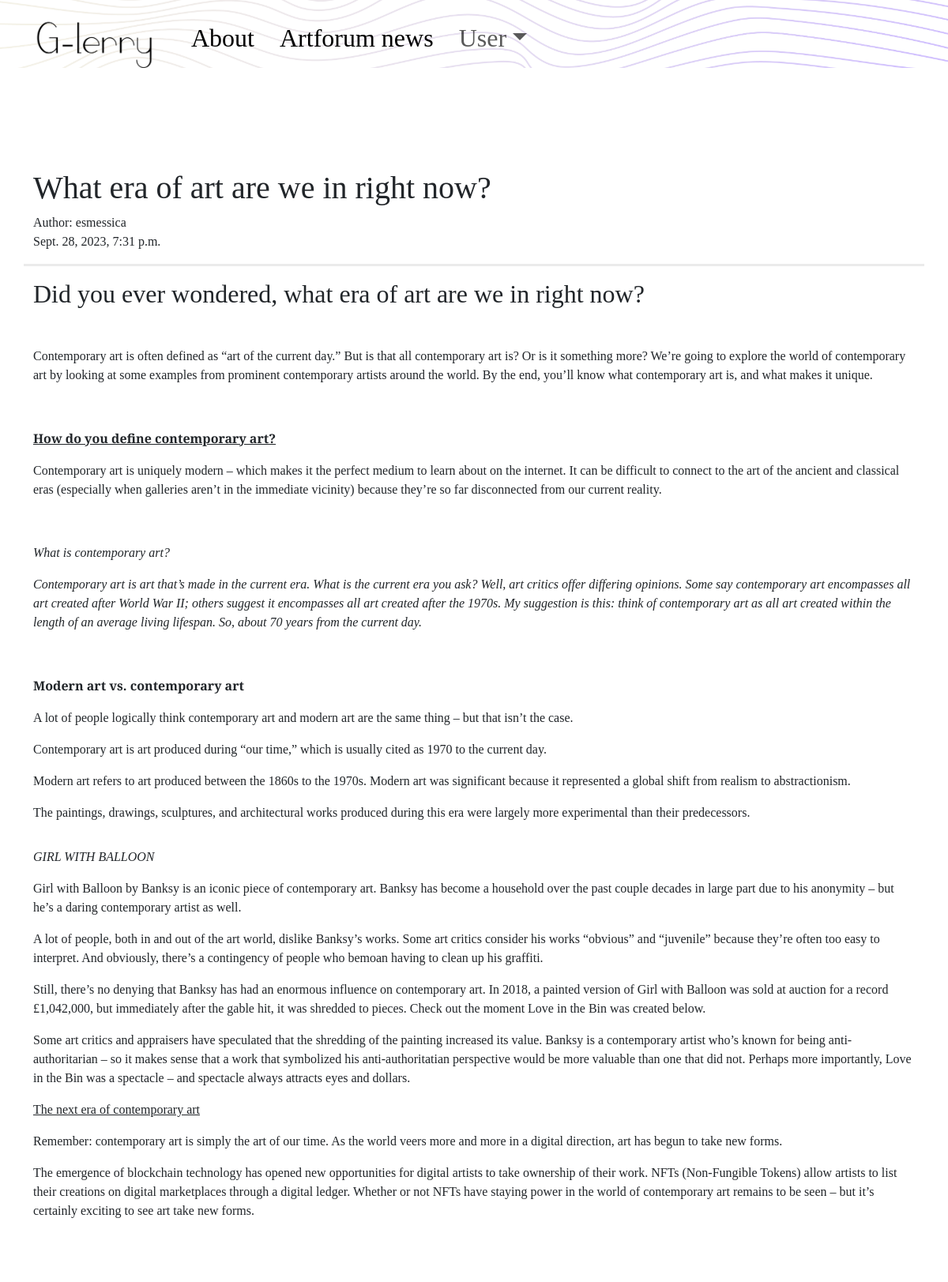
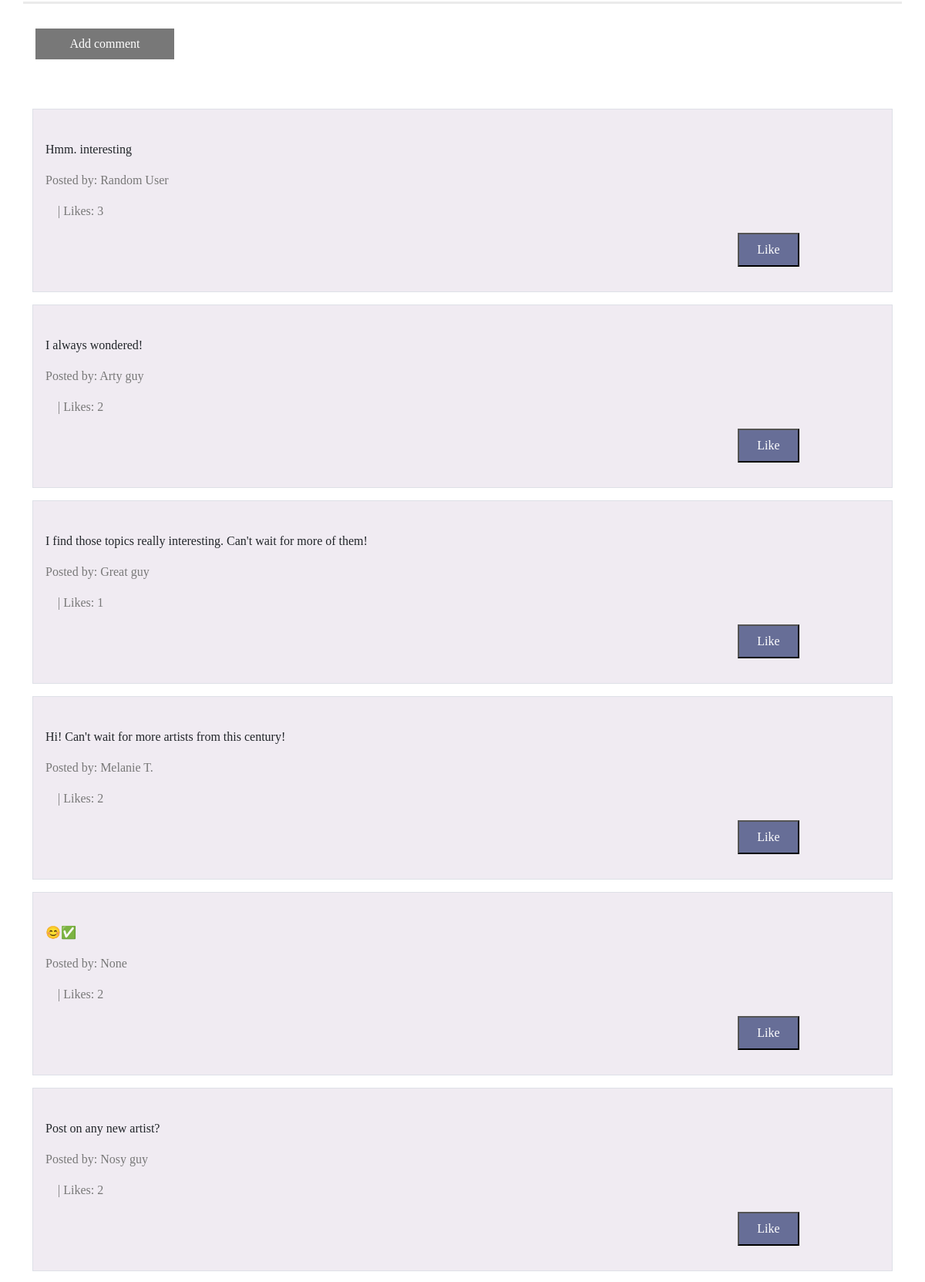
The app's page /post/11 (signed in, upper part) with its own data (2 pictures, top to bottom).
### blog/models.py (models this page shows, shortened)
class Post(models.Model):
    author = models.ForeignKey('auth.User', on_delete=models.CASCADE)
    title = models.CharField(max_length=200)
    text = RichTextField(blank=True, null=True)
    create_date = models.DateTimeField(default=timezone.now)
    published_date = models.DateTimeField(blank=True, null=True)
    """
        The primary key patches to self.pk, after i create post, and i hit publication,
        go to post detail of the primary key of post i just created

    """

class Comments(models.Model):
    post = models.ForeignKey('blog.Post', related_name='comments', on_delete=models.CASCADE)
    author = models.CharField(max_length=100)
    text = models.TextField()
    create_date = models.DateTimeField(default=timezone.now())
    approved_comment = models.BooleanField(default=False)
    likes = models.ManyToManyField(User, related_name='liked_comment', blank=True, null=True)
    """
        After post comment, go back to list of all posts,
        comment has to be approved before being there
    """

### blog/views.py (the view)
# urls.py: path('post/<int:pk>', views.PostDetailView.as_view(), name='post_detail'),
class PostDetailView(DetailView):
    model = Post
    template_name = 'blog/post_detail.html'

### blog/templates/blog/post_detail.html (shortened to what this page needs)
{% extends "blog/base.html" %}
{% load static %}
{% block content %}
    <h1 class="post-title"> {{ post.title }} </h1>
        {% if post.published_date %}
        <div class="date postdate">
            Author: {{ post.author }}
            <br>
            {{post.published_date}}
        </div>
        {% else %}
        <a class="btn btn-secondary" href="{% url 'post_publish' pk=post.pk %}">Publish</a>
        {% endif %}
    <p class="post-content">
        {{ post.text|safe|linebreaksbr }}
    </p>
        <div class="button-container">
            <a href="{% url 'add_comment_to_post' pk=post.pk %}" class="button-post addcmntbtn">Add comment</a>
        </div>
    <div class="container comment-section">
        {% for comment in post.comments.all %}
            <div class="comment-one">
                <br>
                <p>{{ comment.text|safe|linebreaks }}</p>
                <p class="posted-by">Posted by: {{ comment.author }}</p>
                <span class="likes-text" id="likeCount_{{ comment.pk }}"> | Likes: {{ comment.likes.count }}</span>
                <div class="text-end note-right">
                    {% if user.is_authenticated %}
                        <button id="likeButton_{{ comment.pk }}" class="button-post likebtn" onclick="likeComment({{ comment.pk }}, {{ comment.is_liked_by_user|yesno:"true,false" }})">
                            <span id="likeButtonText_{{ comment.pk }}">
                                {% if comment.is_liked_by_user %}
                                    Unlike
                                {% else %}
                                    Like
                                {% endif %}
                            </span>
                        </button>
                    {% else %}
                        <p class="text-end note-right"><em> <a class="text-reset" href="{% url 'login' %}"> Login </a>to add like </em> </p>
                    {% endif %}
                </div>
            </div>
        {% endfor %}
    </div>
{% endblock %}

### blog/static/css/blog.css (style rules this page uses)
* { font-family: 'Playfair Display', serif; }
.comment-one { border: 1px solid #dee0e7; margin: 1rem 0; background-color: #f0ebf2; padding: 0 1rem 1rem 1rem; }
.post-content { margin: 1rem 0; border-top: 3px solid #ebebeb; }
.likes-text { margin: 2rem 0 0 1rem; color: #787878; }
.posted-by { color: #787878; }
.note-right { margin-right: 5.5rem; }
.button-container { display: flex; justify-content: space-between; border-top: 3px solid #ebebeb; margin: 1rem 0; padding: 1rem 0; }
.button-post { text-decoration: none; color: white; background: #787878; text-align: center; margin: 1rem 1rem; padding: 0.5rem; min-width: 15vw; transition: background-color 0.3s, box-shadow 0.3s; }
.likebtn { min-width: 5rem; background-color: #676e97; }

### records on screen
Post: title "What era of art are we in right now?", author "esmessica", published_date "Sept. 28, 2023, 7:31 p.m.", text "Did you ever wondered, what era of art are we in right now? Contemporary art is often defined as “art of the current day.” But is that all contemporary art is? Or is it something more? We’re going to explore the world of contemporary art by looking at some examples from prominent contemporary artists around the world. By the end, you’ll know what contemporary art is, and what makes it unique. How do you define contemporary art? Contemporary art is uniquely modern – which makes it the perfect medium to learn about on the internet. It can be difficult to connect to the art of the ancient and classical eras (especially when galleries aren’t in the immediate vicinity) because they’re so far…"
Comments: text "Hmm. interesting", author "Random User", likes.count "3"
Comments: text "I always wondered!", author "Arty guy", likes.count "2"
Comments: text "I find those topics really interesting. Can't wait for more of them!", author "Great guy", likes.count "1"
Comments: text "Hi! Can't wait for more artists from this century!", author "Melanie T.", likes.count "2"
Comments: text "😊​✅​", author "None", likes.count "2"
Comments: text "Post on any new artist?", author "Nosy guy", likes.count "2"
